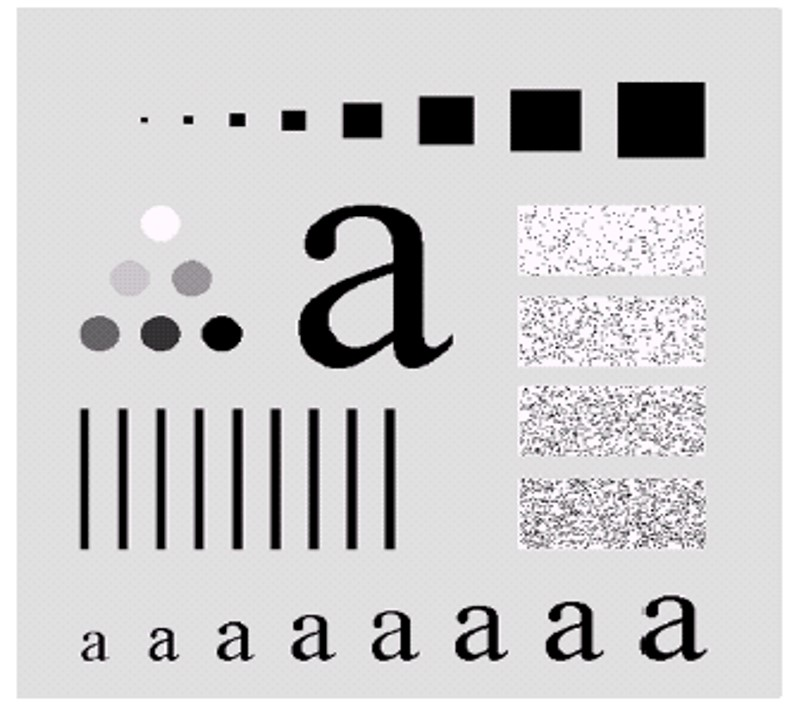
#> input picture 4Y1S/Digital Image Processing/images/alphabet.jpg, 794 x 721 px
$ python 3_B.py
#> lines starting #> are read from the running program, lines starting #| are printed output that depends on the picture; after the words box and inside, x2 and y2 are one past the last pixel; in counts of white or black regions, pixels touching at a corner belong together
import cv2
import matplotlib.pyplot as plt
import numpy as np


def addSaltandPepperNoise(img):
    number_of_pixels=np.random.randint(50000,90000)
    height,width=img.shape
#> height = 512; width = 512
    temp=img.copy()

    for i in range(number_of_pixels):
        x=np.random.randint(0,height-1)
        y=np.random.randint(0,width-1)
        temp[x,y]=255
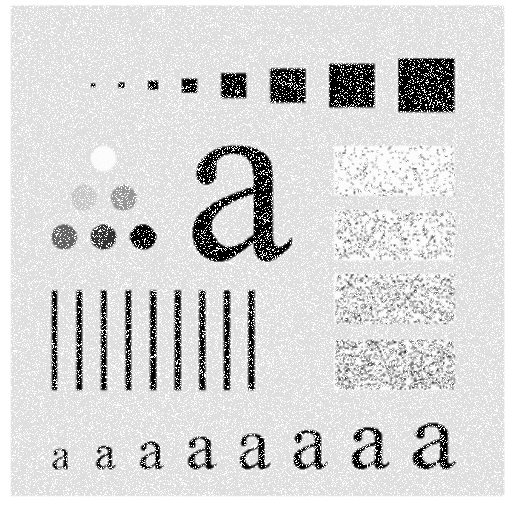
#> temp: shape (512, 512); min 0, max 255, mean 215.1

    for i in range(number_of_pixels):
        x=np.random.randint(0,height-1)
        y=np.random.randint(0,width-1)
        temp[x,y]=0
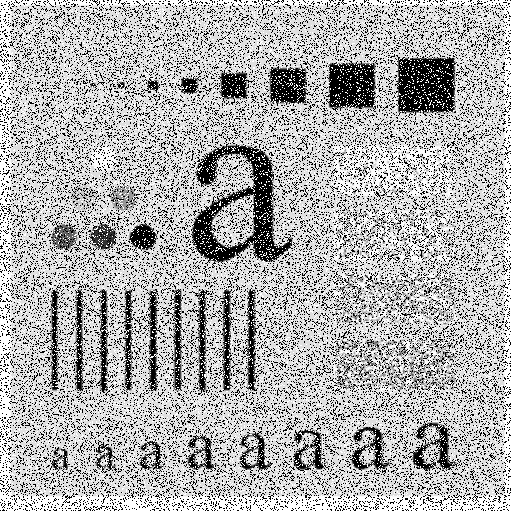
#> temp: shape (512, 512); 17.59% of pixels changed, all inside (x1, y1, x2, y2) = (0, 0, 511, 511)
    return temp


def averageFilter(img,mask):
    height,width=img.shape
    temp=img.copy()
    pad=mask//2
    pad_img=np.pad(img,((pad,pad),(pad,pad)))


    for r in range(0,height):
        for c in range(0,width):
            sum=0
            for i in range (0,mask):
                for j in range(0,mask):
                    sum+=pad_img[r+i][c+j]
            temp[r,c]=(sum/(mask*mask))
    return temp


def compute_psnr(img1,img2):
    img1,img2=np.float64(img1),np.float64(img2)
    mse=np.mean((img1-img2)**2)
#> mse = 9308.4

    if mse==0.0:
        return float('inf')
    psnr=20*np.log10(255.0)-10*np.log10(mse)
#> psnr = 8.44
    return np.round(psnr,2)


def main():
    img = cv2.imread ('images/alphabet.jpg',0)
    img = cv2.resize(img,(512,512))
    orginal_img = img.copy()


    plt.subplot (3,2,1)
    plt.imshow (img,cmap='gray')
    plt.title ('original image')


    noisy_img = addSaltandPepperNoise(img)
    plt.subplot (3,2,2)
    plt.imshow (noisy_img,cmap='gray')
    psnr1 = compute_psnr (orginal_img,noisy_img)
#> psnr1 = 8.44
    plt.title (f'noisy image psnr : {psnr1}')

    # filter 3x3
    filtered_img1 = averageFilter ( noisy_img, 3 )
#> after the loop in averageFilter, `for r in range(0,height):`:
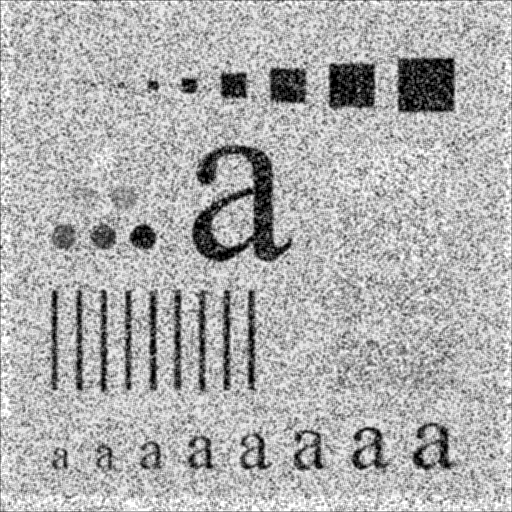
#> temp: shape (512, 512); min 0, max 255, mean 174.8
    plt.subplot (3,2,3)
    psnr1 = compute_psnr ( orginal_img, filtered_img1 )
#> psnr1 = 14.31
    plt.imshow (filtered_img1, cmap = 'gray')
    plt.title ( f'mask size 3x3, psnr : {psnr1}')

    # mask size 5x5
    filtered_img2 = averageFilter (noisy_img, 5)
#> call 2 of averageFilter, with mask = 5
#> in averageFilter (call 2), `pad_img=np.pad(img,((pad,pad),(pad,pad)))`:
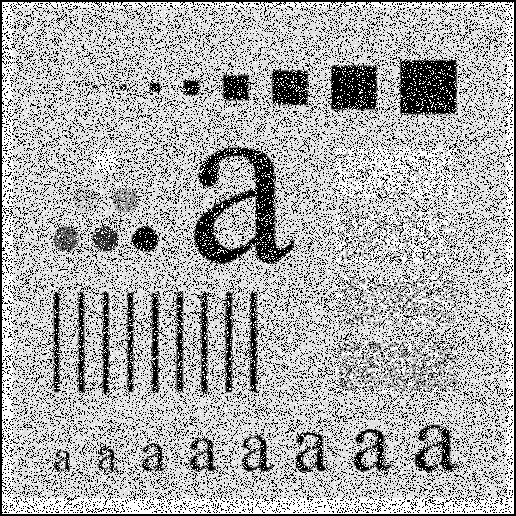
#> pad_img: shape (516, 516); min 0, max 255, mean 173.1
#> after the loop in averageFilter (call 2), `for r in range(0,height):`:
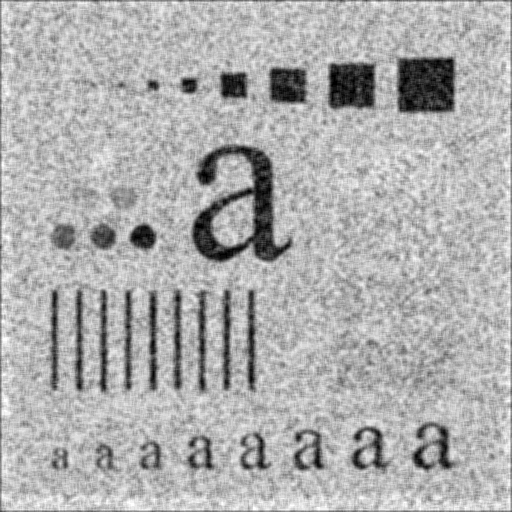
#> temp: shape (512, 512); min 0, max 255, mean 174.3
    plt.subplot(3,2,4)
    psnr2 = compute_psnr ( orginal_img, filtered_img2)
#> psnr2 = 14.95
    plt.imshow (filtered_img2, cmap = 'gray')
    plt.title (f'mask size 5x5, psnr : {psnr2}')

    # mask size 7x7
    filtered_img3 = averageFilter (noisy_img, 7)
#> call 3 of averageFilter, with mask = 7
#> in averageFilter (call 3), `pad_img=np.pad(img,((pad,pad),(pad,pad)))`:
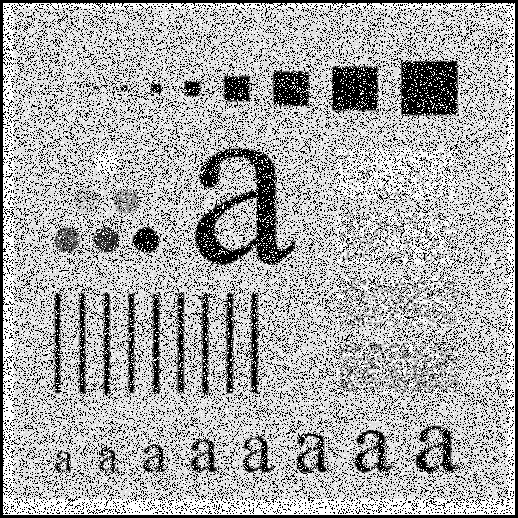
#> pad_img: shape (518, 518); min 0, max 255, mean 171.8
#> after the loop in averageFilter (call 3), `for r in range(0,height):`:
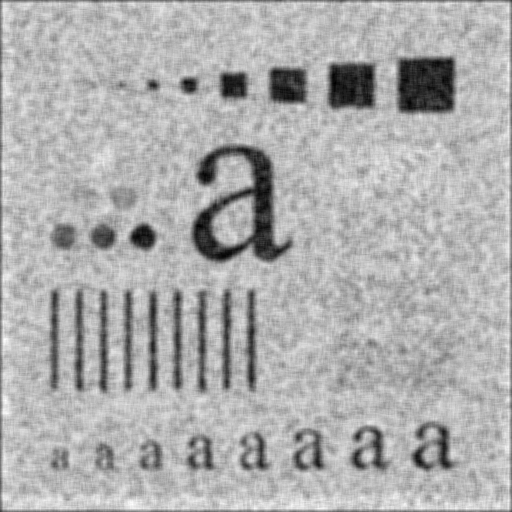
#> temp: shape (512, 512); min 0, max 255, mean 173.9
    plt.subplot (3,2,5)
    psnr3=compute_psnr (orginal_img, filtered_img3)
#> psnr3 = 14.78
    plt.imshow (filtered_img3, cmap = 'gray')
    plt.title (f'mask size 7x7, psnr : {psnr3}')


    plt.tight_layout()
    plt.show()


if __name__=="__main__":
    main()
